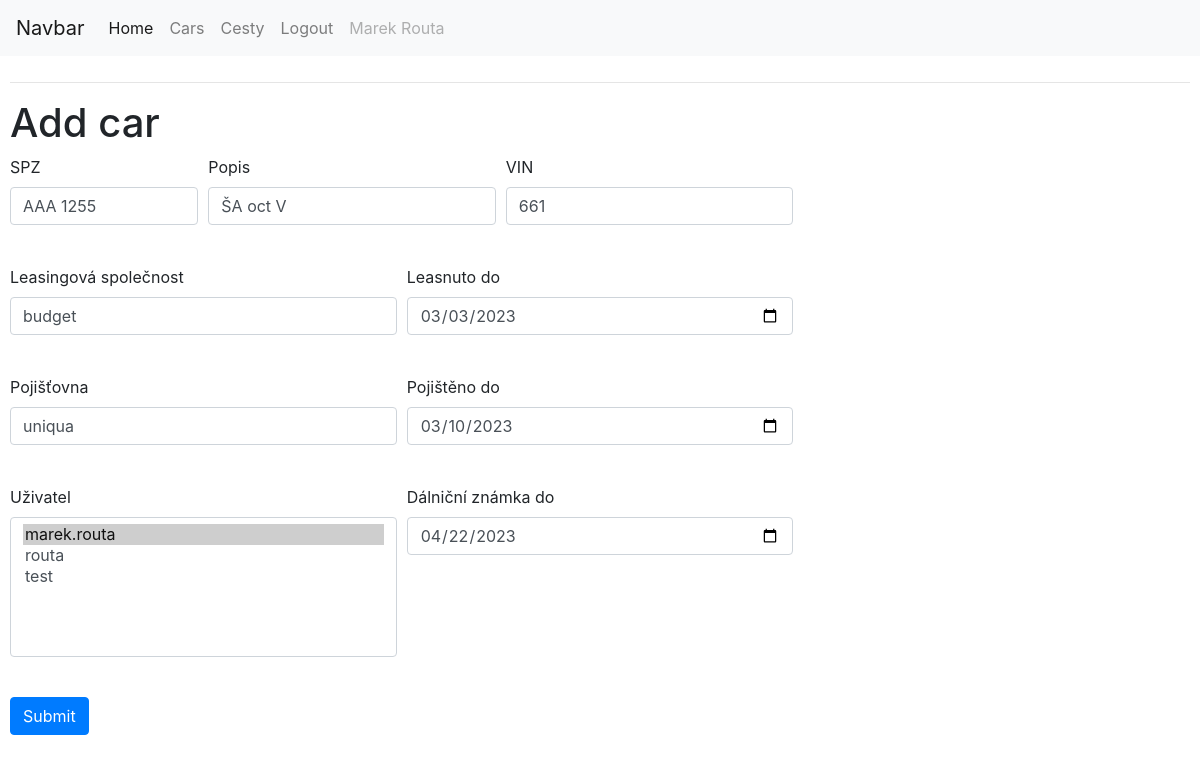
Page /edit_car/1 (signed in) on the committed database.
### app/models.py (models this page shows, shortened)
class User(UserMixin,db.Model):
    id = db.Column(db.Integer, primary_key=True)
    username = db.Column(db.String(64), index=True, unique=True)
    email = db.Column(db.String(120), index=True, unique=True)
    user_name =  db.Column(db.String(120), index=True)
    cars = db.relationship("Car", backref="car_user", lazy=True)
    routes = db.relationship("Route", backref="car_user",lazy=True)
    def __repr__(self):
        return '{}'.format(self.username)

class Car(db.Model):
    id = db.Column(db.Integer, primary_key=True)
    SPZ = db.Column(db.String(10), index=True, unique=True)
    description = db.Column(db.String(120), index=True, unique=False)
    VIN = db.Column(db.String(50), index=True, unique=True)
    leasing_company = db.Column(db.String(120), index=True, unique=False, nullable=True)
    leased_until = db.Column(db.DateTime,index=True, nullable=True)
    insurance_company = db.Column(db.String(120), index=True, unique=False, nullable=True)
    insured_until = db.Column(db.DateTime,index=True, nullable=True)
    highway = db.Column(db.DateTime, nullable=True)
    user_id = db.Column(db.Integer, db.ForeignKey('user.id'), nullable=True)
    cars = db.relationship("Route", backref="car_spz", lazy=True)

### app/routes.py (the view)
@app.route("/edit_car/<int:car_id>", methods=['GET', 'POST'])
@login_required
def edit_car(car_id):
    item = db.session.query(Car).get(car_id)
    form = AddCarForm(obj=item)
    if form.validate_on_submit():
        form.populate_obj(item)
        db.session.add(item)
        db.session.commit()
        return redirect(url_for('cars'))
    return render_template('add_car.html', form=form)

### app/forms.py
class AddCarForm(FlaskForm):
    SPZ = StringField('SPZ', validators=[DataRequired()])
    description = StringField('Popis', validators=[DataRequired()])
    VIN = StringField("VIN", validators=[DataRequired()])
    leasing_company = StringField("Leasingová společnost", validators=[Optional()])
    leased_until = DateField("Leasnuto do", validators=[Optional()])
    insurance_company = StringField("Pojišťovna", validators=[Optional()])
    insured_until = DateField("Pojištěno do", validators=[Optional()])
    highway = DateField("Dálniční známka do", validators=[Optional()])
    user_id = SelectField("Uživatel", choices=get_users, validators=[Optional()])
    submit = SubmitField('Submit')

### app/forms.py (called while the page is built)
def get_users():
    choices = list()
    users = User.query.order_by(User.username)
    for user in users:  # <- assumes store_id and store_names are unique
        choices.append((user.id,user))
    return choices

### app/models.py (called while the page is built)
@login.user_loader
def load_user(id):
    return User.query.get(int(id))

### app/templates/add_car.html (shortened to what this page needs)
{% extends "base.html" %}
{% block content %}
<h1>Add car</h1>
<div class="divForm">
<form action="" method="post" novalidate>
    <div class="form-row">
        <div class="form-group col-md-2">
          {{ form.SPZ.label }}
          {{ form.SPZ(size=32,class_="form-control") }} <br>
        </div>
        <div class="form-group col-md-3">
            {{ form.description.label }}<br>
            {{ form.description(size=32,class_="form-control") }}<br>
        </div>
        <div class="form-group col-md-3">
            {{ form.VIN.label }}<br>
            {{ form.VIN(size=32,class_="form-control") }}<br>
        </div>
      </div>
      <div class="form-row">
        <div class="form-group col-md-4">
            {{ form.leasing_company.label }}<br>
            {{ form.leasing_company(size=32,class_="form-control") }}<br>
        </div>
        <div class="form-group col-md-4">
            {{ form.leased_until.label }}<br>
            {{ form.leased_until(size=32,class_="form-control") }}<br>
        </div>
      </div>
      <div class="form-row">
        <div class="form-group col-md-4">
            {{ form.insurance_company.label }}<br>
            {{ form.insurance_company(size=32,class_="form-control") }}<br>
        </div>
        <div class="form-group col-md-4">
            {{ form.insured_until.label }}<br>
            {{ form.insured_until(size=32,class_="form-control") }}<br>
        </div>
      </div>
      <div class="form-row">
        <div class="form-group col-md-4">
            {{ form.user_id.label }}<br>
            {{ form.user_id(size=6,class_="form-control") }}<br>
        </div>
        <div class="form-group col-md-4">
            {{ form.highway.label }}<br>
            {{ form.highway(size=32,class_="form-control") }}<br>
        </div>
      </div>
      <div class="form-row">
      <div class="form-group col-md-12">
        {{ form.submit(class="btn btn-primary") }}
      </div>
</form>
</div>
{% endblock %}

### app/templates/base.html (shortened to what this page needs)
<html lang="en">
<head>
    <link rel="stylesheet" href="https://cdn.jsdelivr.net/npm/bootstrap@4.3.1/dist/css/bootstrap.min.css"></link>
    <link rel="stylesheet" href="https://cdnjs.cloudflare.com/ajax/libs/selectize.js/0.12.6/css/selectize.bootstrap3.min.css" />
</head>
<body>
<nav class="navbar navbar-expand-lg navbar-light bg-light">
  <a class="navbar-brand" href="#">Navbar</a>
  <div class="collapse navbar-collapse" id="navbarNav">
    <ul class="navbar-nav">
      <li class="nav-item active">
        <a class="nav-link" href="/">Home <span class="sr-only">(current)</span></a>
      </li>
      <li class="nav-item">
        <a class="nav-link" href="/cars">Cars</a>
      </li>
      <li class="nav-item">
        <a class="nav-link" href="/routes">Cesty</a>
      </li>
      <li class="nav-item">
        {% if current_user.is_anonymous %}
        <a class="nav-link" href="{{url_for('login')}}">Login</a>
        {% else %}
        <a class="nav-link" href="{{url_for('logout')}}">Logout</a>
        {% endif %}
      </li>
      <li class="nav-item">
        <a class="nav-link disabled" href="#" tabindex="-1" aria-disabled="true">{{current_user.user_name}}</a>
      </li>
    </ul>
  </div>
</nav>
<div class="content" style="padding: 10px">
<hr>
    {% block content %}{% endblock %}
  </div>
</body>
</html>

### rows in the picture
User: user_name "Marek Routa"
Car: SPZ "AAA 1255", description "ŠA oct V", VIN "661", leasing_company "budget", leased_until "03/03/2023", insurance_company "uniqua", insured_until "03/10/2023", user_id "marek.routa ☑ / routa / test", highway "04/22/2023"
